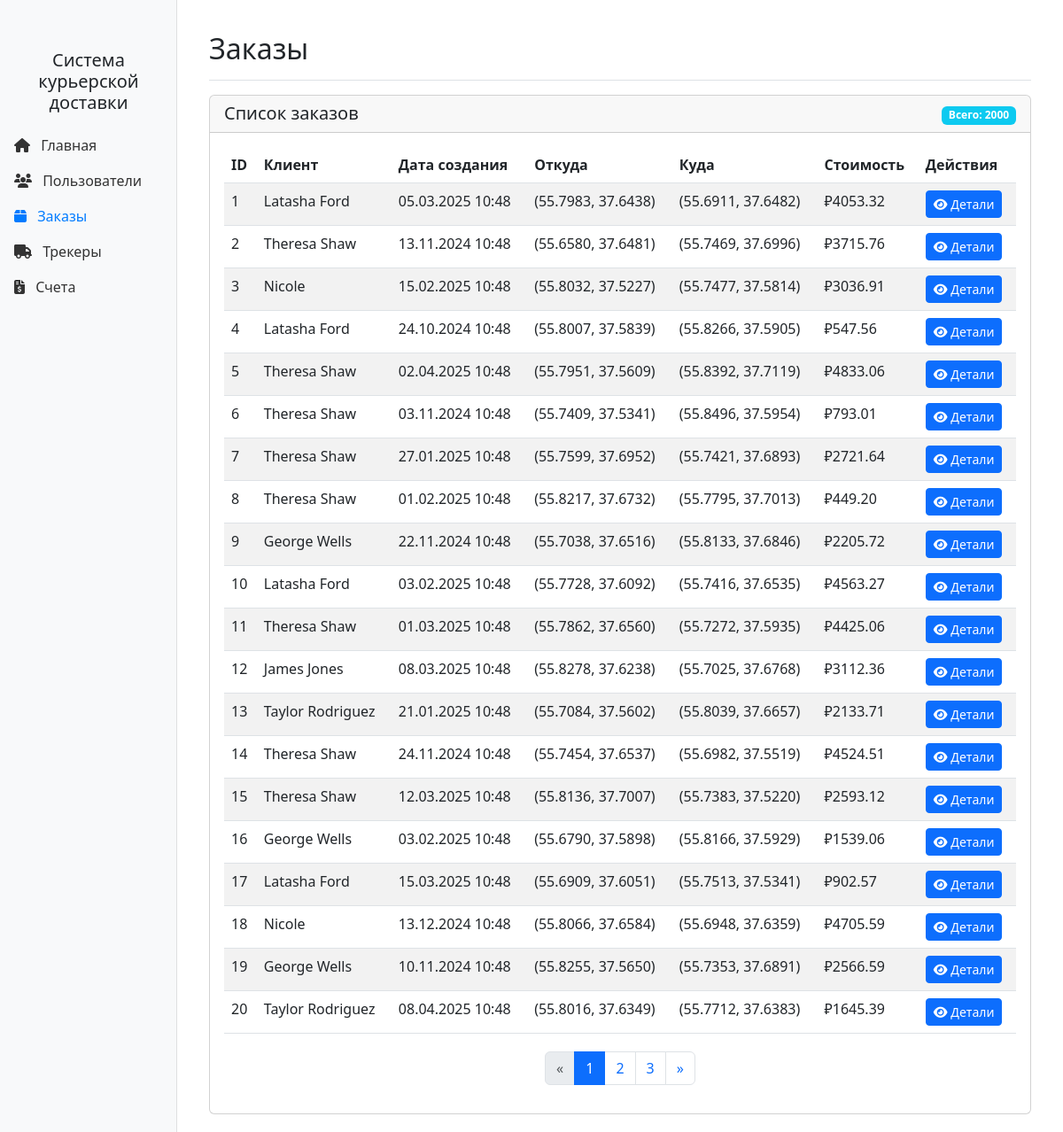
The page /orders on the database its author committed.
### main.py (models this page shows, shortened)
class Order(Base):
    __tablename__ = 'orders'
    id = Column(Integer, primary_key=True)
    user_id = Column(Integer, ForeignKey('users.id'), nullable=False)
    address_from_lat = Column(Float, nullable=False)
    address_from_long = Column(Float, nullable=False)
    address_to_lat = Column(Float, nullable=False)
    address_to_long = Column(Float, nullable=False)
    invoice_id = Column(Integer, ForeignKey('invoices.id'), nullable=True)
    created_at = Column(BigInteger, nullable=False, default=lambda: int(datetime.now().timestamp()))
    user = relationship('User', back_populates='orders')
    invoice = relationship('Invoice', back_populates='order')
    trackers = relationship('Tracker', back_populates='order')

class User(Base):
    __tablename__ = 'users'
    id = Column(Integer, primary_key=True)
    lastname = Column(String(100), nullable=True)
    name = Column(String(100), nullable=False)
    surname = Column(String(100), nullable=True)
    role_id = Column(Integer, ForeignKey('roles.id'), nullable=False)
    username = Column(String(50), nullable=False, unique=True)
    password = Column(String(128), nullable=False)  # хранится хеш пароля
    role = relationship('Role', back_populates='users')
    orders = relationship('Order', back_populates='user')
    trackers_as_courier = relationship('Tracker', back_populates='courier')

class Invoice(Base):
    __tablename__ = 'invoices'
    id = Column(Integer, primary_key=True)
    price = Column(Float, CheckConstraint('price >= 0'), nullable=False)
    courier_price = Column(Float, CheckConstraint('courier_price >= 0'), nullable=False)
    commission = Column(Float, CheckConstraint('commission >= 0'), nullable=False)
    order = relationship('Order', back_populates='invoice', uselist=False)

### app.py (the view)
@app.route('/orders')
def orders():
    page = request.args.get('page', 1, type=int)
    per_page = 20
    offset = (page - 1) * per_page
    orders = db_session.query(Order).join(User, Order.user_id == User.id)\
        .join(Invoice, Order.invoice_id == Invoice.id)\
        .add_columns(
            Order.id,
            Order.address_from_lat,
            Order.address_from_long,
            Order.address_to_lat,
            Order.address_to_long,
            Order.created_at,
            User.name.label('customer_name'),
            User.lastname.label('customer_lastname'),
            Invoice.price
        ).offset(offset).limit(per_page).all()
    total = db_session.query(func.count(Order.id)).scalar()
    return render_template('orders.html',
                           orders=orders,
                           page=page,
                           per_page=per_page,
                           total=total)

### app.py (called while the page is built)
@app.template_filter('timestamp_to_date')
def timestamp_to_date(timestamp):
    return datetime.fromtimestamp(timestamp).strftime('%d.%m.%Y %H:%M')

@app.teardown_appcontext
def shutdown_session(exception=None):
    db_session.remove()

### templates/orders.html (shortened to what this page needs)
{% extends "base.html" %}
{% block content %}
<div class="container-fluid">
    <div class="d-flex justify-content-between flex-wrap flex-md-nowrap align-items-center pt-3 pb-2 mb-3 border-bottom">
        <h1 class="h2">Заказы</h1>
    </div>
    <div class="card">
        <div class="card-header d-flex justify-content-between align-items-center">
            <h5 class="mb-0">Список заказов</h5>
            <div>
                <span class="badge bg-info">Всего: {{ total }}</span>
            </div>
        </div>
        <div class="card-body">
            <div class="table-responsive">
                <table class="table table-striped table-hover">
                    <thead>
                        <tr>
                            <th>ID</th>
                            <th>Клиент</th>
                            <th>Дата создания</th>
                            <th>Откуда</th>
                            <th>Куда</th>
                            <th>Стоимость</th>
                            <th>Действия</th>
                        </tr>
                    </thead>
                    <tbody>
                        {% for order in orders %}
                        <tr>
                            <td>{{ order.id }}</td>
                            <td>{{ order.customer_name }} {{ order.customer_lastname or '' }}</td>
                            <td>{{ order.created_at|timestamp_to_date }}</td>
                            <td>({{ "%.4f"|format(order.address_from_lat) }}, {{ "%.4f"|format(order.address_from_long) }})</td>
                            <td>({{ "%.4f"|format(order.address_to_lat) }}, {{ "%.4f"|format(order.address_to_long) }})</td>
                            <td>₽{{ "%.2f"|format(order.price) }}</td>
                            <td>
                                <a href="{{ url_for('order_detail', order_id=order.id) }}" class="btn btn-sm btn-primary">
                                    <i class="fas fa-eye"></i> Детали
                                </a>
                            </td>
                        </tr>
                        {% endfor %}
                    </tbody>
                </table>
                <div class="pagination-container d-flex justify-content-center">
                    <nav aria-label="Навигация по страницам">
                        <ul class="pagination">
                            {% set total_pages = (total // per_page) + (1 if total % per_page > 0 else 0) %}
                            {% if page > 1 %}
                            <li class="page-item">
                                <a class="page-link" href="{{ url_for('orders', page=page-1) }}" aria-label="Предыдущая">
                                    <span aria-hidden="true">&laquo;</span>
                                </a>
                            </li>
                            {% else %}
                            <li class="page-item disabled">
                                <a class="page-link" href="#" aria-label="Предыдущая">
                                    <span aria-hidden="true">&laquo;</span>
                                </a>
                            </li>
                            {% endif %}
                            {% for i in range(1, total_pages + 1) %}
                                {% if i == page %}
                                <li class="page-item active"><a class="page-link" href="#">{{ i }}</a></li>
                                {% elif i >= page - 2 and i <= page + 2 %}
                                <li class="page-item"><a class="page-link" href="{{ url_for('orders', page=i) }}">{{ i }}</a></li>
                                {% endif %}
                            {% endfor %}
                            {% if page < total_pages %}
                            <li class="page-item">
                                <a class="page-link" href="{{ url_for('orders', page=page+1) }}" aria-label="Следующая">
                                    <span aria-hidden="true">&raquo;</span>
                                </a>
                            </li>
                            {% else %}
                            <li class="page-item disabled">
                                <a class="page-link" href="#" aria-label="Следующая">
                                    <span aria-hidden="true">&raquo;</span>
                                </a>
                            </li>
                            {% endif %}
                        </ul>
                    </nav>
                </div>
            </div>
        </div>
    </div>
</div>
{% endblock %}

### templates/base.html (style rules this page uses)
.pagination-container { margin-top: 20px; }

### rows shown on the page
Order: id "1", customer_name "Latasha", lastname "Ford", created_at "05.03.2025 10:48", address_from_lat "55.7983", address_from_long "37.6438", address_to_lat "55.6911", address_to_long "37.6482"
Invoice: price "4053.32"
Order: id "2", customer_name "Theresa", lastname "Shaw", created_at "13.11.2024 10:48", address_from_lat "55.6580", address_from_long "37.6481", address_to_lat "55.7469", address_to_long "37.6996"
Invoice: price "3715.76"
Order: id "3", customer_name "Nicole", created_at "15.02.2025 10:48", address_from_lat "55.8032", address_from_long "37.5227", address_to_lat "55.7477", address_to_long "37.5814"
Invoice: price "3036.91"
Order: id "4", customer_name "Latasha", lastname "Ford", created_at "24.10.2024 10:48", address_from_lat "55.8007", address_from_long "37.5839", address_to_lat "55.8266", address_to_long "37.5905"
Invoice: price "547.56"
Order: id "5", customer_name "Theresa", lastname "Shaw", created_at "02.04.2025 10:48", address_from_lat "55.7951", address_from_long "37.5609", address_to_lat "55.8392", address_to_long "37.7119"
Invoice: price "4833.06"
Order: id "6", customer_name "Theresa", lastname "Shaw", created_at "03.11.2024 10:48", address_from_lat "55.7409", address_from_long "37.5341", address_to_lat "55.8496", address_to_long "37.5954"
Invoice: price "793.01"
Order: id "7", customer_name "Theresa", lastname "Shaw", created_at "27.01.2025 10:48", address_from_lat "55.7599", address_from_long "37.6952", address_to_lat "55.7421", address_to_long "37.6893"
Invoice: price "2721.64"
Order: id "8", customer_name "Theresa", lastname "Shaw", created_at "01.02.2025 10:48", address_from_lat "55.8217", address_from_long "37.6732", address_to_lat "55.7795", address_to_long "37.7013"
Invoice: price "449.20"
Order: id "9", customer_name "George", lastname "Wells", created_at "22.11.2024 10:48", address_from_lat "55.7038", address_from_long "37.6516", address_to_lat "55.8133", address_to_long "37.6846"
Invoice: price "2205.72"
Order: id "10", customer_name "Latasha", lastname "Ford", created_at "03.02.2025 10:48", address_from_lat "55.7728", address_from_long "37.6092", address_to_lat "55.7416", address_to_long "37.6535"
Invoice: price "4563.27"
Order: id "11", customer_name "Theresa", lastname "Shaw", created_at "01.03.2025 10:48", address_from_lat "55.7862", address_from_long "37.6560", address_to_lat "55.7272", address_to_long "37.5935"
Invoice: price "4425.06"
Order: id "12", customer_name "James", lastname "Jones", created_at "08.03.2025 10:48", address_from_lat "55.8278", address_from_long "37.6238", address_to_lat "55.7025", address_to_long "37.6768"
Invoice: price "3112.36"
Order: id "13", customer_name "Taylor", lastname "Rodriguez", created_at "21.01.2025 10:48", address_from_lat "55.7084", address_from_long "37.5602", address_to_lat "55.8039", address_to_long "37.6657"
Invoice: price "2133.71"
Order: id "14", customer_name "Theresa", lastname "Shaw", created_at "24.11.2024 10:48", address_from_lat "55.7454", address_from_long "37.6537", address_to_lat "55.6982", address_to_long "37.5519"
Invoice: price "4524.51"
Order: id "15", customer_name "Theresa", lastname "Shaw", created_at "12.03.2025 10:48", address_from_lat "55.8136", address_from_long "37.7007", address_to_lat "55.7383", address_to_long "37.5220"
Invoice: price "2593.12"
Order: id "16", customer_name "George", lastname "Wells", created_at "03.02.2025 10:48", address_from_lat "55.6790", address_from_long "37.5898", address_to_lat "55.8166", address_to_long "37.5929"
Invoice: price "1539.06"
Order: id "17", customer_name "Latasha", lastname "Ford", created_at "15.03.2025 10:48", address_from_lat "55.6909", address_from_long "37.6051", address_to_lat "55.7513", address_to_long "37.5341"
Invoice: price "902.57"
Order: id "18", customer_name "Nicole", created_at "13.12.2024 10:48", address_from_lat "55.8066", address_from_long "37.6584", address_to_lat "55.6948", address_to_long "37.6359"
Invoice: price "4705.59"
Order: id "19", customer_name "George", lastname "Wells", created_at "10.11.2024 10:48", address_from_lat "55.8255", address_from_long "37.5650", address_to_lat "55.7353", address_to_long "37.6891"
Invoice: price "2566.59"
Order: id "20", customer_name "Taylor", lastname "Rodriguez", created_at "08.04.2025 10:48", address_from_lat "55.8016", address_from_long "37.6349", address_to_lat "55.7712", address_to_long "37.6383"
Invoice: price "1645.39"

### other values the page prints
{{ total }} "2000"
{{ i }} "1"
{{ i }} "2" "3"
